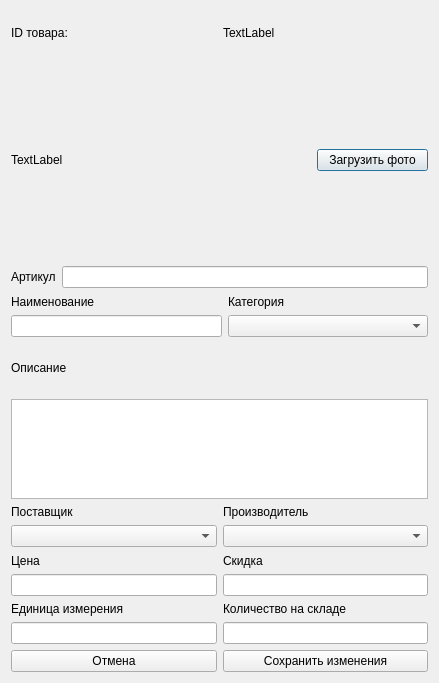
<?xml version="1.0" encoding="UTF-8"?>
<ui version="4.0">
 <class>Dialog</class>
 <widget class="QDialog" name="Dialog">
  <property name="geometry">
   <rect>
    <x>0</x>
    <y>0</y>
    <width>439</width>
    <height>683</height>
   </rect>
  </property>
  <property name="maximumSize">
   <size>
    <width>500</width>
    <height>800</height>
   </size>
  </property>
  <property name="windowTitle">
   <string>Dialog</string>
  </property>
  <layout class="QGridLayout" name="gridLayout_2">
   <item row="0" column="0">
    <layout class="QGridLayout" name="gridLayout">
     <item row="1" column="0">
      <layout class="QHBoxLayout" name="horizontalLayout_12">
       <item>
        <layout class="QVBoxLayout" name="verticalLayout_13">
         <item>
          <widget class="QLabel" name="label_9">
           <property name="text">
            <string>Единица измерения</string>
           </property>
          </widget>
         </item>
         <item>
          <widget class="QLineEdit" name="unit"/>
         </item>
        </layout>
       </item>
       <item>
        <layout class="QVBoxLayout" name="verticalLayout_12">
         <item>
          <widget class="QLabel" name="label_10">
           <property name="text">
            <string>Количество на складе</string>
           </property>
          </widget>
         </item>
         <item>
          <widget class="QLineEdit" name="stock"/>
         </item>
        </layout>
       </item>
      </layout>
     </item>
     <item row="0" column="0">
      <layout class="QVBoxLayout" name="verticalLayout">
       <item>
        <layout class="QHBoxLayout" name="horizontalLayout_4">
         <item>
          <widget class="QLabel" name="id">
           <property name="text">
            <string>ID товара:</string>
           </property>
          </widget>
         </item>
         <item>
          <widget class="QLabel" name="id_text">
           <property name="text">
            <string>TextLabel</string>
           </property>
          </widget>
         </item>
        </layout>
       </item>
       <item>
        <layout class="QHBoxLayout" name="horizontalLayout_3">
         <item>
          <widget class="QLabel" name="photo">
           <property name="minimumSize">
            <size>
             <width>300</width>
             <height>200</height>
            </size>
           </property>
           <property name="maximumSize">
            <size>
             <width>300</width>
             <height>200</height>
            </size>
           </property>
           <property name="text">
            <string>TextLabel</string>
           </property>
          </widget>
         </item>
         <item>
          <widget class="QPushButton" name="add_photo">
           <property name="text">
            <string>Загрузить фото</string>
           </property>
          </widget>
         </item>
        </layout>
       </item>
       <item>
        <layout class="QHBoxLayout" name="horizontalLayout">
         <item>
          <widget class="QLabel" name="label">
           <property name="text">
            <string>Артикул</string>
           </property>
          </widget>
         </item>
         <item>
          <widget class="QLineEdit" name="article"/>
         </item>
        </layout>
       </item>
       <item>
        <layout class="QHBoxLayout" name="horizontalLayout_5">
         <item>
          <layout class="QVBoxLayout" name="verticalLayout_4" stretch="0,0">
           <item>
            <widget class="QLabel" name="label_2">
             <property name="minimumSize">
              <size>
               <width>200</width>
               <height>0</height>
              </size>
             </property>
             <property name="text">
              <string>Наименование</string>
             </property>
            </widget>
           </item>
           <item>
            <widget class="QLineEdit" name="name"/>
           </item>
          </layout>
         </item>
         <item>
          <layout class="QVBoxLayout" name="verticalLayout_5">
           <item>
            <widget class="QLabel" name="label_3">
             <property name="minimumSize">
              <size>
               <width>200</width>
               <height>0</height>
              </size>
             </property>
             <property name="text">
              <string>Категория</string>
             </property>
            </widget>
           </item>
           <item>
            <widget class="QComboBox" name="category"/>
           </item>
          </layout>
         </item>
        </layout>
       </item>
       <item>
        <layout class="QHBoxLayout" name="horizontalLayout_6">
         <item>
          <layout class="QVBoxLayout" name="verticalLayout_6">
           <item>
            <widget class="QLabel" name="label_4">
             <property name="maximumSize">
              <size>
               <width>16777215</width>
               <height>50</height>
              </size>
             </property>
             <property name="text">
              <string>Описание</string>
             </property>
            </widget>
           </item>
           <item>
            <widget class="QTextEdit" name="textEdit">
             <property name="maximumSize">
              <size>
               <width>16777215</width>
               <height>100</height>
              </size>
             </property>
            </widget>
           </item>
          </layout>
         </item>
        </layout>
       </item>
       <item>
        <layout class="QHBoxLayout" name="horizontalLayout_9">
         <item>
          <layout class="QVBoxLayout" name="verticalLayout_11">
           <item>
            <widget class="QLabel" name="label_6">
             <property name="text">
              <string>Поставщик</string>
             </property>
            </widget>
           </item>
           <item>
            <widget class="QComboBox" name="supplier"/>
           </item>
          </layout>
         </item>
         <item>
          <layout class="QVBoxLayout" name="verticalLayout_7">
           <item>
            <widget class="QLabel" name="label_5">
             <property name="text">
              <string>Производитель</string>
             </property>
            </widget>
           </item>
           <item>
            <widget class="QComboBox" name="manufacturer"/>
           </item>
          </layout>
         </item>
        </layout>
       </item>
       <item>
        <layout class="QHBoxLayout" name="horizontalLayout_11">
         <item>
          <layout class="QVBoxLayout" name="verticalLayout_10">
           <item>
            <widget class="QLabel" name="label_8">
             <property name="text">
              <string>Цена</string>
             </property>
            </widget>
           </item>
           <item>
            <widget class="QLineEdit" name="price"/>
           </item>
          </layout>
         </item>
         <item>
          <layout class="QVBoxLayout" name="verticalLayout_9">
           <item>
            <widget class="QLabel" name="label_7">
             <property name="text">
              <string>Скидка</string>
             </property>
            </widget>
           </item>
           <item>
            <widget class="QLineEdit" name="discount"/>
           </item>
          </layout>
         </item>
        </layout>
       </item>
       <item>
        <layout class="QHBoxLayout" name="horizontalLayout_2"/>
       </item>
      </layout>
     </item>
     <item row="2" column="0">
      <layout class="QHBoxLayout" name="horizontalLayout_13">
       <item>
        <widget class="QPushButton" name="cancel">
         <property name="text">
          <string>Отмена</string>
         </property>
        </widget>
       </item>
       <item>
        <widget class="QPushButton" name="change">
         <property name="text">
          <string>Сохранить изменения</string>
         </property>
        </widget>
       </item>
      </layout>
     </item>
    </layout>
   </item>
  </layout>
 </widget>
 <resources/>
 <connections/>
</ui>
